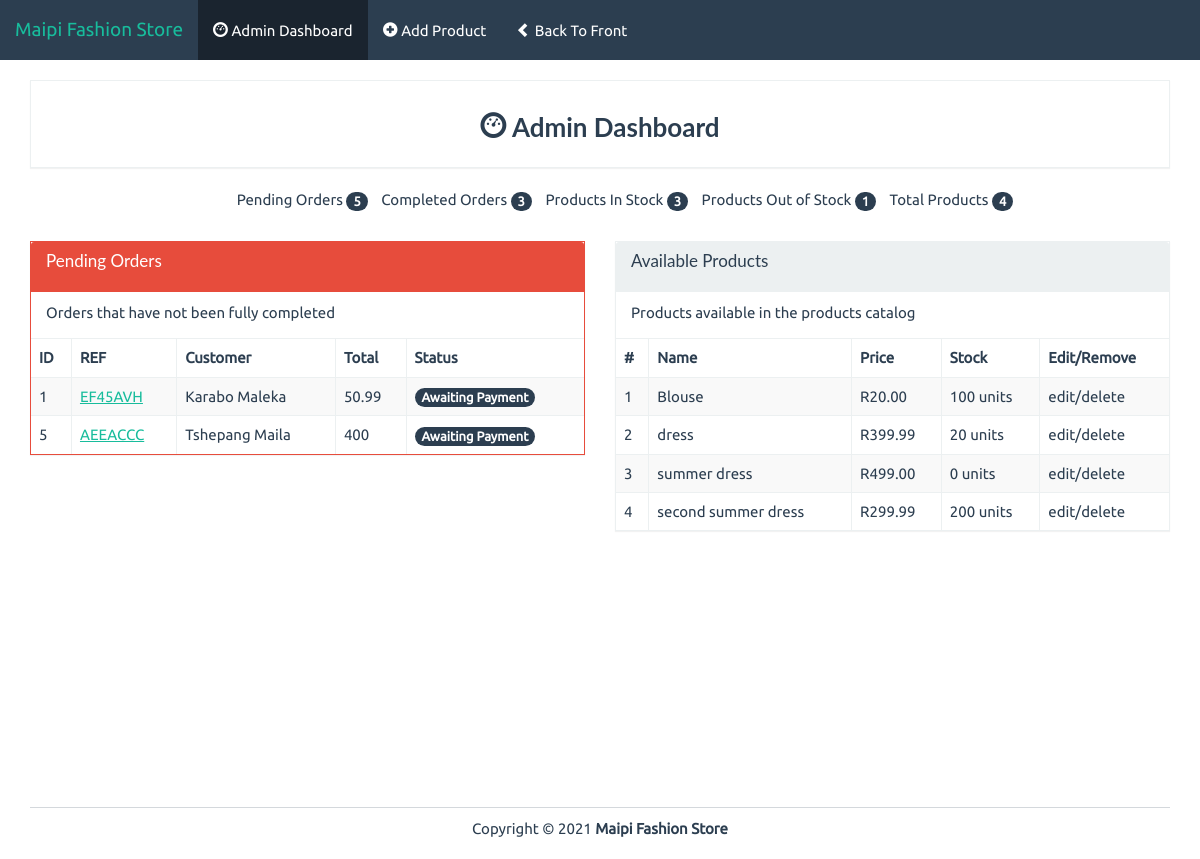
The page /admin on the database its author committed.
### app.py (models this page shows)
class Product(db.Model):
    id = db.Column(db.Integer, primary_key=True)
    name = db.Column(db.String(50), unique=True)
    price = db.Column(db.Float)
    stock = db.Column(db.Integer)
    description = db.Column(db.String(255))
    image = db.Column(db.String(100))

### app.py (the view)
@app.route('/admin')
def admin():
    products = Product.query.all()
    products_available = Product.query.filter(Product.stock > 0).count()
    return render_template('admin/index.html', admin=True, products=products, products_available=products_available)

### templates/admin/index.html (shortened to what this page needs)
{% extends "base.html" %}
{% block body %}
<div class="row pad">
	<div class="col-lg-12">
		<div class="panel panel-default">
			<div class="panel-body text-center">
				<h3 class="bold"><i class="glyphicon glyphicon-dashboard"></i> Admin Dashboard</h3>
			</div>
		</div>
	</div>
	<div class="col-lg-12">
		<ul class="summary">
			<li class="">Pending Orders <span class="badge">5</span></li>
			<li class="">Completed Orders <span class="badge">3</span></li>
			<li class="">Products In Stock <span class="badge">{{products_available}}</span></li>
			<li class="">Products Out of Stock <span class="badge">{{(products|length) - products_available}}</span></li>
			<li class="">Total Products <span class="badge">{{products|length}}</span></li>
		</ul>
	</div>
</div>
<div class="row pad">
	<div class="col-lg-6 pad">
		<div class="panel panel-danger">
			<div class="panel-heading">
				<h3 class="panel-title">Pending Orders</h3>
			</div>
			<div class="panel-body">
				Orders that have not been fully completed
			</div>
			<div class="table-responsive">
				<table class="table table-striped table-bordered">
					<thead>
						<tr>
							<th>ID</th><th>REF</th><th>Customer</th><th>Total</th><th>Status</th>
						</tr>
					</thead>
					<tbody>
						<tr>
							<td>1</td>
							<td><a href="./view-order.html">EF45AVH</a></td>
							<td>Karabo Maleka</td>
							<td>50.99</td>
							<td><span class="badge">Awaiting Payment</span></td>
						</tr>
						<tr>
							<td>5</td>
							<td><a href="./view-order.html">AEEACCC</a></td>
							<td>Tshepang Maila</td>
							<td>400</td>
							<td><span class="badge">Awaiting Payment</span></td>
						</tr>
					</tbody>
				</table>
			</div>
		</div>
	</div>
	<div class="col-lg-6 pad">
		<div class="panel panel-default">
			<div class="panel-heading">
				<h3 class="panel-title">Available Products</h3>
			</div>
			<div class="panel-body">
				Products available in the products catalog
			</div>
			<div class="table-responsive">
				<table class="table table-striped table-bordered">
					<thead>
						<tr>
							<th>#</th><th>Name</th><th>Price</th><th>Stock</th><th>Edit/Remove</th>
						</tr>
					</thead>
					<tbody>
						{%for p in products%}
						<tr>
							<td>{{p.id}}</td>
							<td>{{p.name}}</td>
							<td>R{{'%0.2f'| format(p.price|float)}}</td>
							<td>{{p.stock}} units</td>
							<td>edit/delete</td>
						</tr>
						{% endfor %}
					</tbody>
				</table>
			</div>
		</div>
	</div>
</div>
{% endblock %}

### static/css/styles.css (style rules this page uses)
body { font-family: Ubuntu, verdana, georgia, serif, sans-serif; }
a, a:hover, a:active, a:focus, a:visited { text-decoration: none; }
.bold { font-weight: bolder !important; }
table { width: 100%; }
div.panel, .btn, .navbar { border-radius: 0; }
.pad { margin-top: 10px !important; }
div.panel-body { padding-top: 10px; }
.panel-title { margin-bottom: 10px; }
ul.summary { list-style-type: none; text-align: center; }
ul.summary > li { display: inline-block; padding-left: 10px; }

### rows shown on the page
Product: id "1", name "Blouse", price "20.00", stock "100"
Product: id "2", name "dress", price "399.99", stock "20"
Product: id "3", name "summer dress", price "499.00", stock "0"
Product: id "4", name "second summer dress", price "299.99", stock "200"

### other values the page prints
{{ products_available }} "3"
{{ (products|length) - products_available }} "1"
{{ products|length }} "4"
